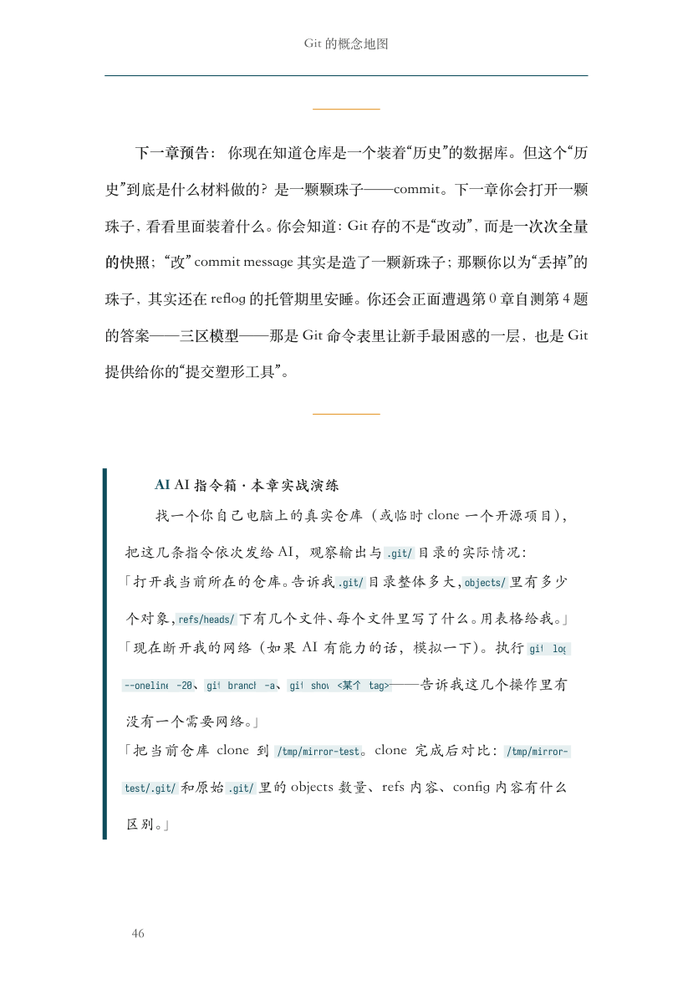
#> input picture build/qa/p046-dash-and-code.png, 693 x 1000 px, shrunk from 829 x 1196 before the run, given as the content of the folder qa/p046-dash-and-code.png, which was not available
$ python measure_figure_type.py qa/p046-dash-and-code.png
#> lines starting #> are read from the running program, lines starting #| are printed output that depends on the picture; after the words box and inside, x2 and y2 are one past the last pixel; in counts of white or black regions, pixels touching at a corner belong together; pictures that were not available may be replaced by others from this repository, and a replacement may not be noted
#!/usr/bin/env python3
# -*- coding: utf-8 -*-
"""测量图内文字的实际落版字号（px → pt）。

原理
------------------------------------------------
图 PNG 由 SVG 铺满 1100 CSS px 视口、DPR=3 截得（3300 设备 px），再裁白边。
落到书上时又缩放版心宽 120mm = 340.16pt。所以**不管原画布多宽**：

    1 PNG px = 340.16 / 3300 pt = 0.10308 pt

即「同一个字在 PNG 里多高」直接决定它在纸上的字号 —— 这正是 REVIEW-v4 口径。

做法：按行统计深色墨迹像素，取连续有墨的行段作为「文字行」，
段高（含笔画，≈ 字高）换算成 pt；节点边框只有 ~13px、节点框 ~640px，
用 20–160px 窗口滤掉，剩下的就是文字行。

用法：
    build/.venv/bin/python build/measure_figure_type.py <png目录> [...]
"""
import sys
from pathlib import Path

import numpy as np
from PIL import Image

PT_PER_PX = 340.16 / 3300.0
MIN_H, MAX_H = 20, 160           # 文字行高窗口（PNG px）


def measure(png):
    im = Image.open(png).convert('L')
    a = np.asarray(im)
    ink = a < 150                              # 深色文字（浅填充/底纹不会进来）
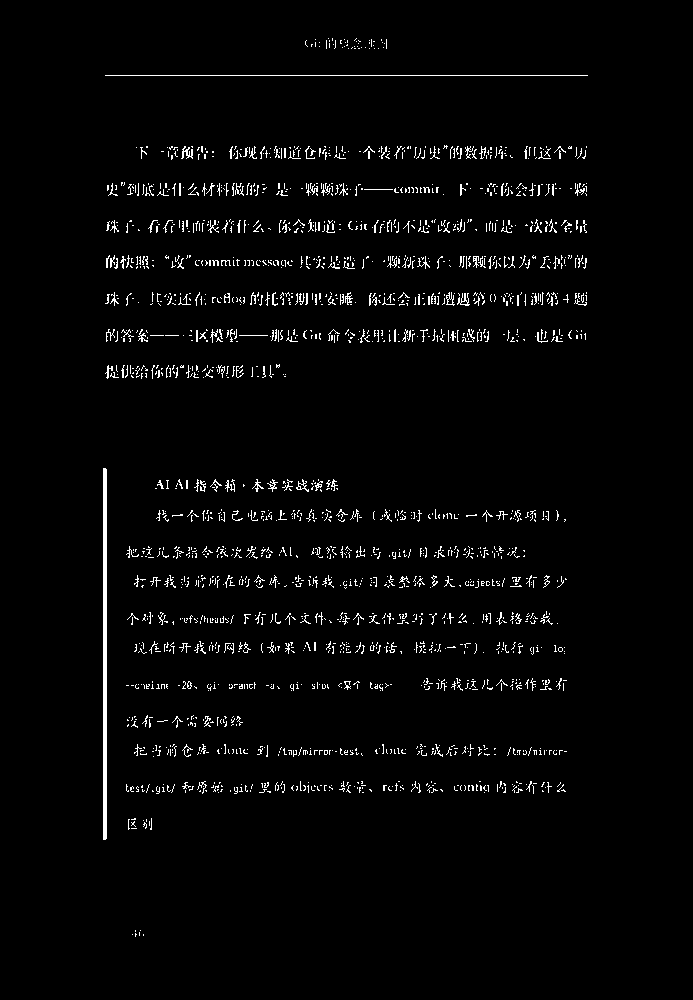
#> ink: shape (1000, 693) bool; 2.5% white in thin lines or dots, all inside (x1, y1, x2, y2) = (103, 38, 588, 937)
    rows = ink.sum(axis=1)
#> rows = 1000 values, max 483 at index 75, min 0 at index 0, mean 17.55
    heights = []
    y, n = 0, len(rows)
#> y = 0; n = 1000
    while y < n:
        if rows[y] > 0:
            y0 = y
            while y < n and rows[y] > 0:
                y += 1
            h = y - y0
            if MIN_H <= h <= MAX_H:
                heights.append(h)
        else:
            y += 1
#> this loop made 520 passes
#> (y0, h) on passes 39, 66: (38, 11), (75, 1)
#> y on passes 1 to 6: 1, 2, 3, 4, 5, 6
#> after the loop, heights = []; y = 1000
    if not heights:
        return 0, 0, []
    heights.sort()
    med = heights[len(heights) // 2] * PT_PER_PX
    top = heights[int(len(heights) * 0.9)] * PT_PER_PX
    return med, top, heights


if __name__ == '__main__':
    for d in sys.argv[1:]:
        d = Path(d)
        print(f'=== {d} ===')
        print(f"{'图':34s}{'行数':>5s}{'中位 pt':>9s}{'P90 pt':>9s}{'最大 pt':>9s}")
        for f in sorted(d.glob('*.png')):
            med, top, hs = measure(f)
            if not hs:
                print(f'{f.stem:34s}  （未测到文字行）')
                continue
            mx = hs[-1] * PT_PER_PX
            print(f'{f.stem:34s}{len(hs):5d}{med:9.2f}{top:9.2f}{mx:9.2f}')

$ run again, on build/qa/p255-semicolon.png
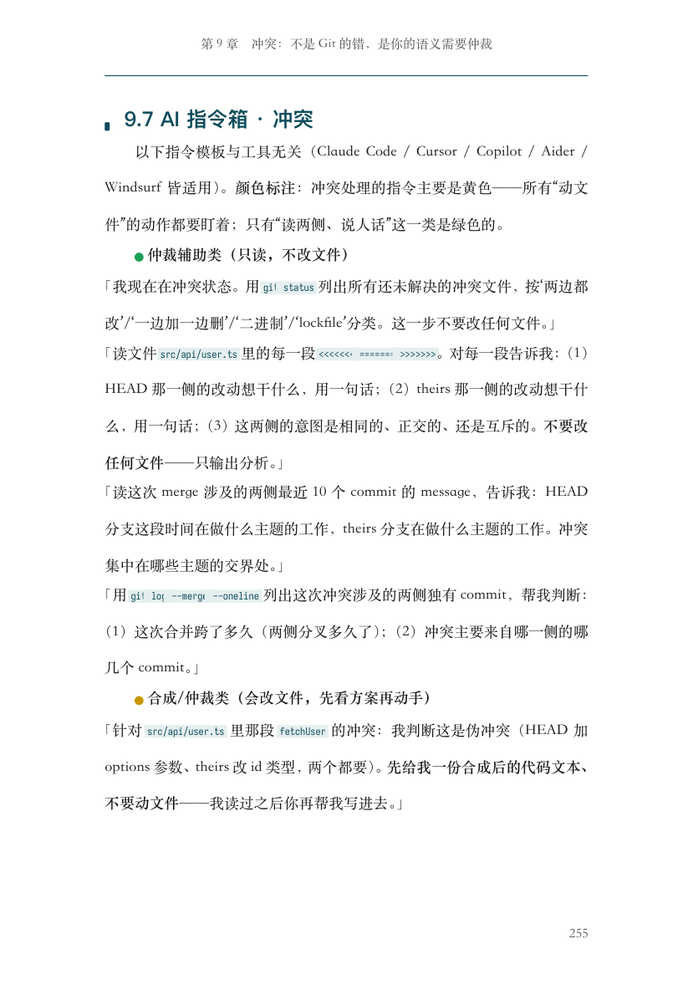
#> input picture build/qa/p255-semicolon.png, 693 x 1000 px, shrunk from 829 x 1196 before the run, given as the content of the folder qa/p255-semicolon.png, which was not available
#> in measure, `ink = a < 150`:
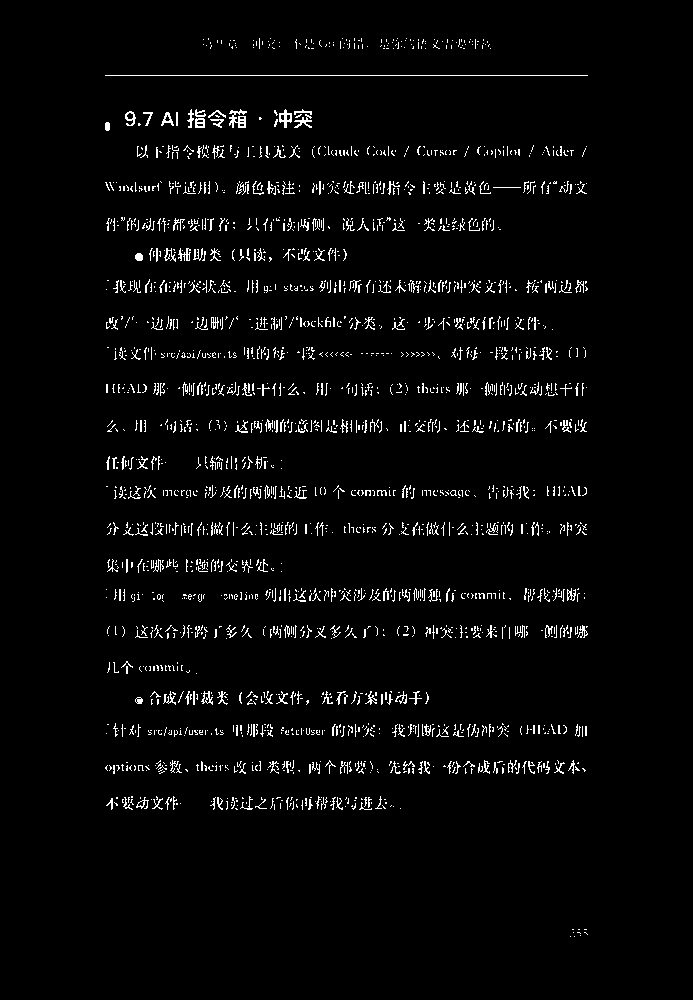
#> ink: shape (1000, 693) bool; 3.2% white in thin lines or dots, all inside (x1, y1, x2, y2) = (105, 38, 588, 937)
#> rows = 1000 values, max 483 at index 75, min 0 at index 0, mean 22.06
#> in measure, `y, n = 0, len(rows)`: y = 0; n = 1000
#> the loop in measure, `while y < n:` made 705 passes
#> (y0, h) on passes 39, 66: (38, 11), (75, 1)
#> after the loop in measure, `while y < n:`: heights = [22]; y = 1000
#> in measure, `med = heights[len(heights) // 2] * PT_PER_PX`: med = 2.27
#> `med, top, hs = measure(f)`: hs = [22]
#> mx = 2.27
#| p255-semicolon                        1     2.27     2.27     2.27

$ run again, on build/qa/p386-commit-map.png
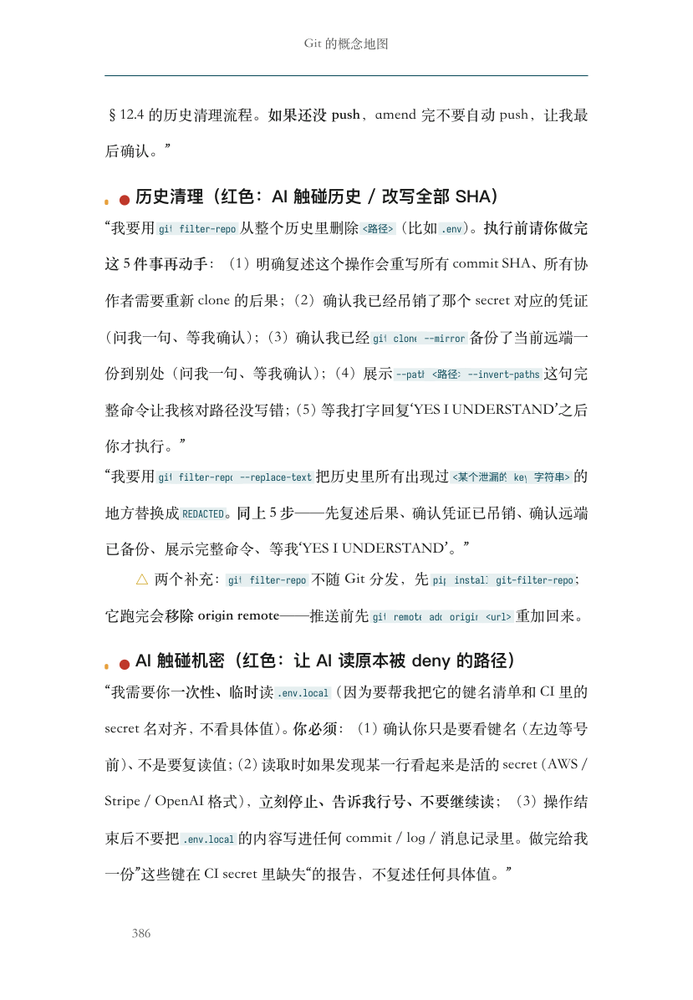
#> input picture build/qa/p386-commit-map.png, 693 x 1000 px, shrunk from 829 x 1196 before the run, given as the content of the folder qa/p386-commit-map.png, which was not available
#> in measure, `ink = a < 150`:
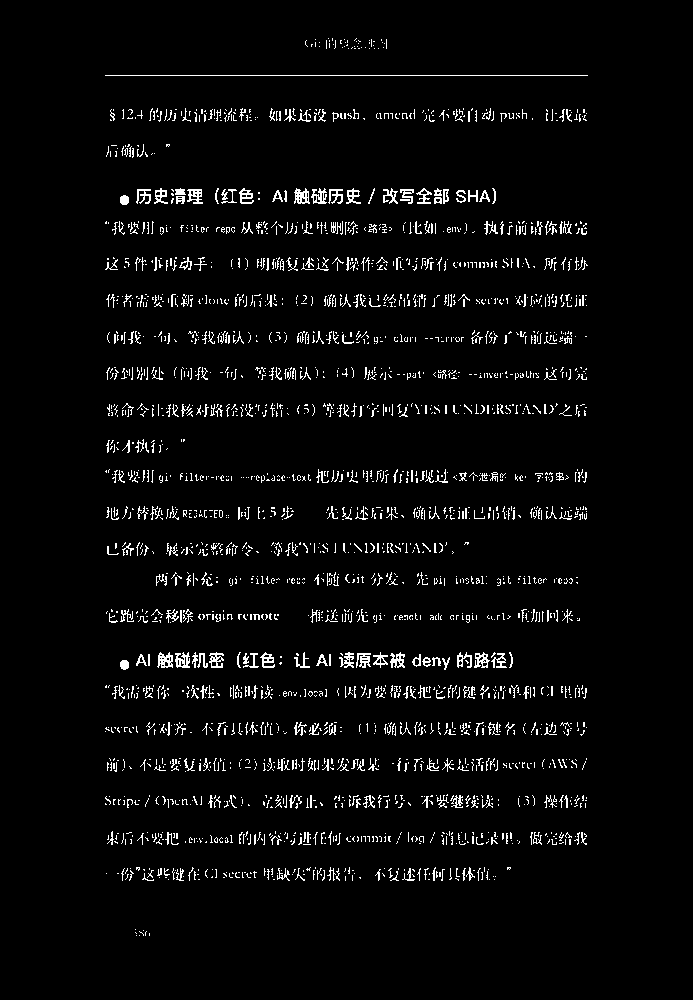
#> ink: shape (1000, 693) bool; 3.8% white in thin lines or dots, all inside (x1, y1, x2, y2) = (105, 38, 588, 936)
#> rows = 1000 values, max 483 at index 75, min 0 at index 0, mean 26.66
#> in measure, `y, n = 0, len(rows)`: y = 0; n = 1000
#> the loop in measure, `while y < n:` made 691 passes
#> (y0, h) on passes 39, 66, 99: (38, 11), (75, 1), (108, 14)
#> after the loop in measure, `while y < n:`: heights = []; y = 1000
